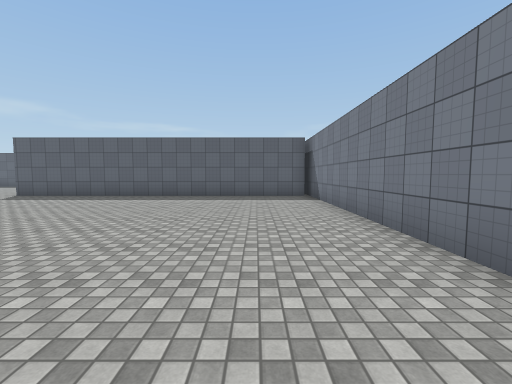
[1] (above)

16 first-person views from a walk through a scene from a Unity 3-D project. The camera is 1.5 m above the floor, tilts 4° down and sees 90° across. The floor is counted in squares, 2 m on a side. Each view is taken from the middle of a square. On the plan, view 1 faces up. The plan holds only what a view shows up to about 9 squares ahead; the rest is blank. The place goes on beyond the plan. The player character is not drawn. Surface patterns are stand-ins for the level's own textures.

[2]
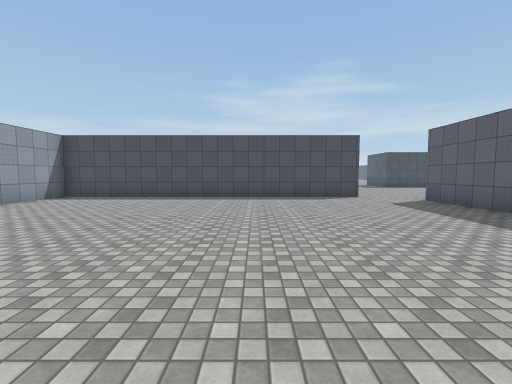

[3]
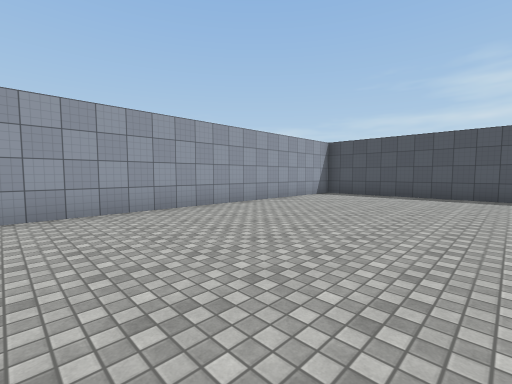

[4]
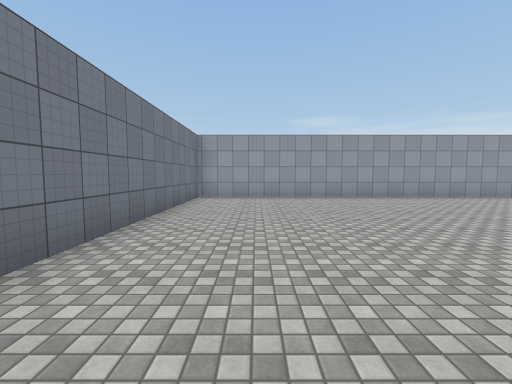

[5]
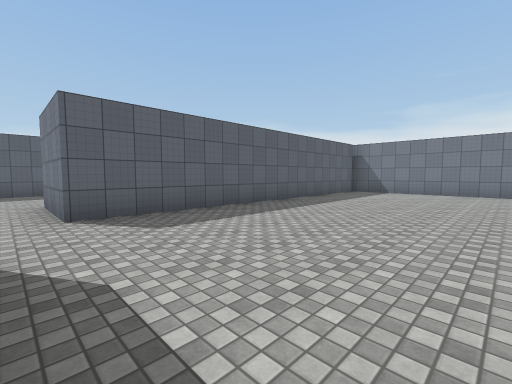

[6]
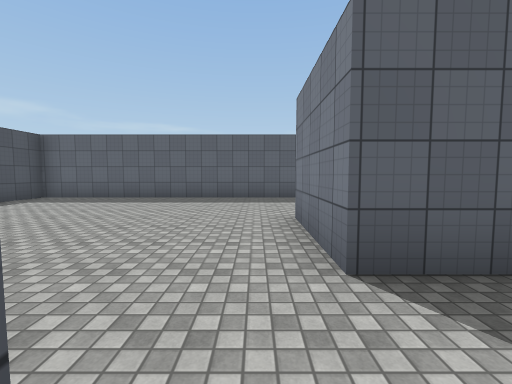

[7]
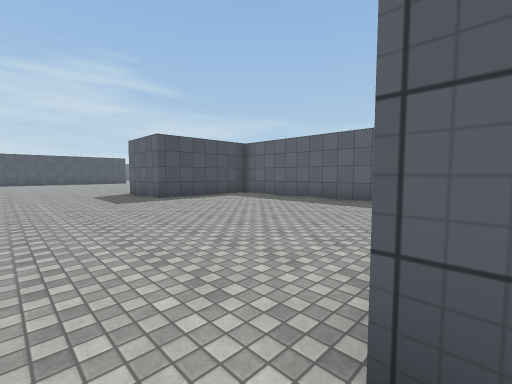

[8]
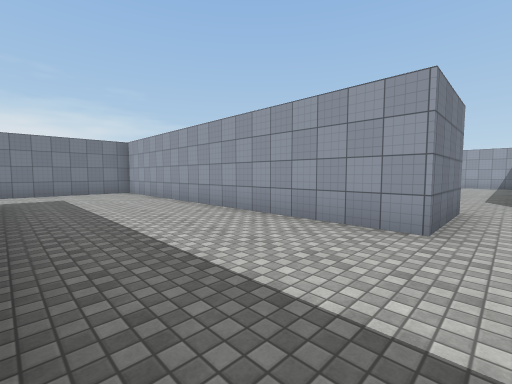

[9]
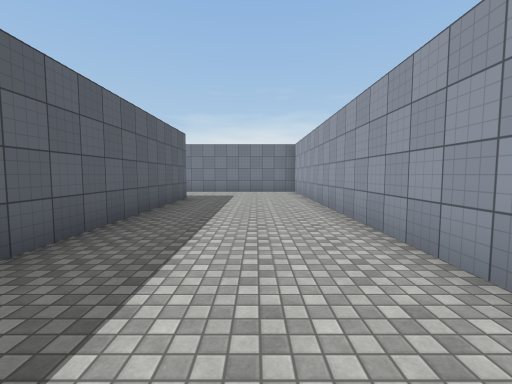

[10]
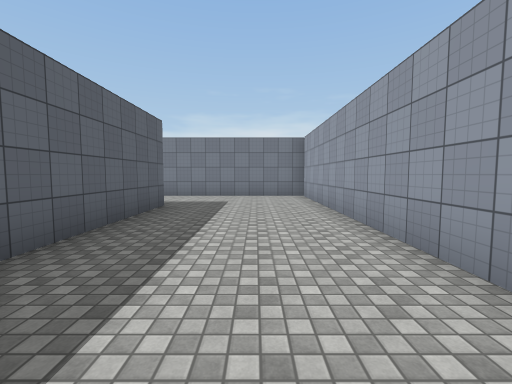

[11]
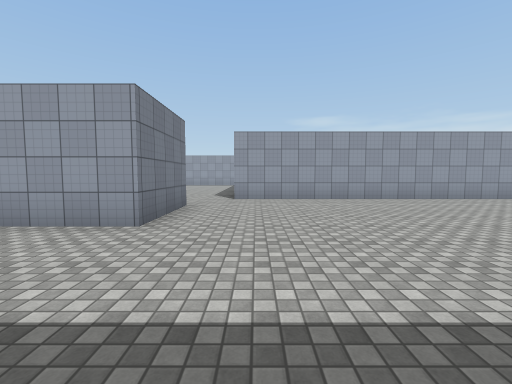

[12]
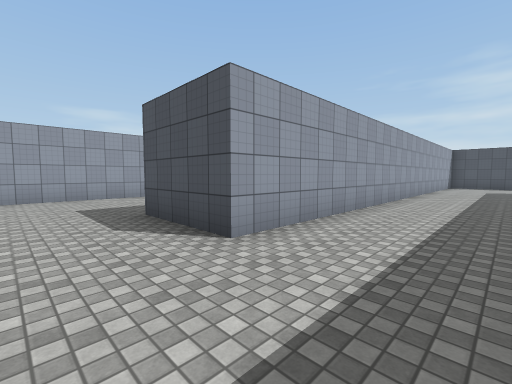

[13]
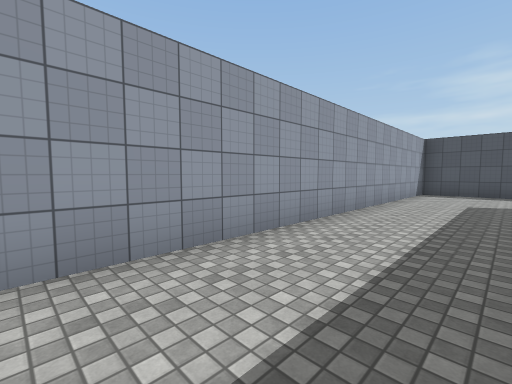

[14]
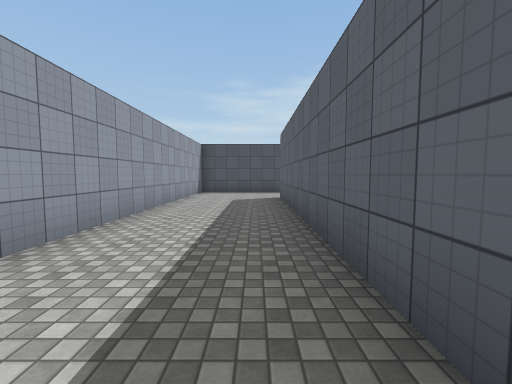

[15]
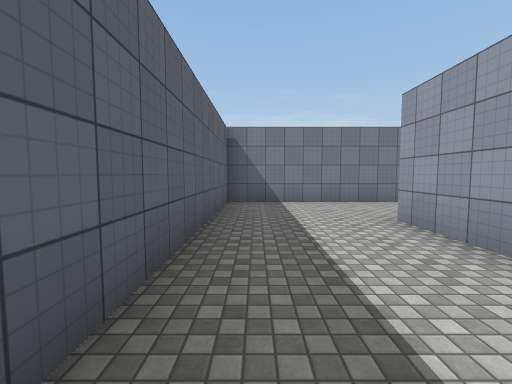

[16]
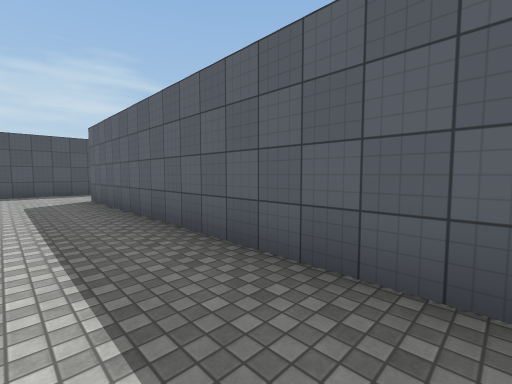

### Floor plan
Points are (right, up) in squares from view 1. A wall is a line through its corners. A room is listed if a view was taken in it or the views show most of it. See-through windows are left out.
Room 1 (views 1, 2, 3, 4, 5, 6, 7)
walls: (-9.4, 7.3) (-9.4, -2.3) (1.9, -2.3) (1.9, 8.9) (-8.3, 8.9)
ways out: opening at (-9, 8.5) to room 2
Room 2 (views 8, 9, 10, 11)
walls: (-17.8, 7.3) (-9.4, 7.3); (-8.3, 8.9) (-8.3, 11.4) (1.9, 11.4) (1.9, 17.6); (-0.9, 17.7) (-0.9, 15.2) (-15.8, 15.2) (-15.8, 11.5) (-17.2, 11.5)
ways out: opening at (-9, 8.5) to room 1; opening at (0.5, 16.5) to room 3
Room 3 (views 12, 13, 14, 15, 16)
walls: (-15.5, 17.7) (-0.9, 17.7); (-15.8, 21) (-15.8, 18); (1.9, 17.6) (1.9, 20.8) (-13.2, 20.8)
ways out: opening at (0.5, 16.5) to room 2

Positions as (right, up) in squares from view 1, and headings:
1: (0, 0), facing up
2: (-1, 4), facing left
3: (0, 3), facing down-left
4: (0, 6), facing down
5: (-9, 4), facing up-right
6: (-9, 7), facing up
7: (-8, 8), facing up-left
8: (-9, 15), facing down-right
9: (-9, 13), facing right
10: (-7, 13), facing right
11: (-10, 15), facing down
12: (1, 20), facing down-left
13: (-5, 20), facing down-left
14: (-5, 20), facing left
15: (-5, 20), facing right
16: (-5, 19), facing up-left
